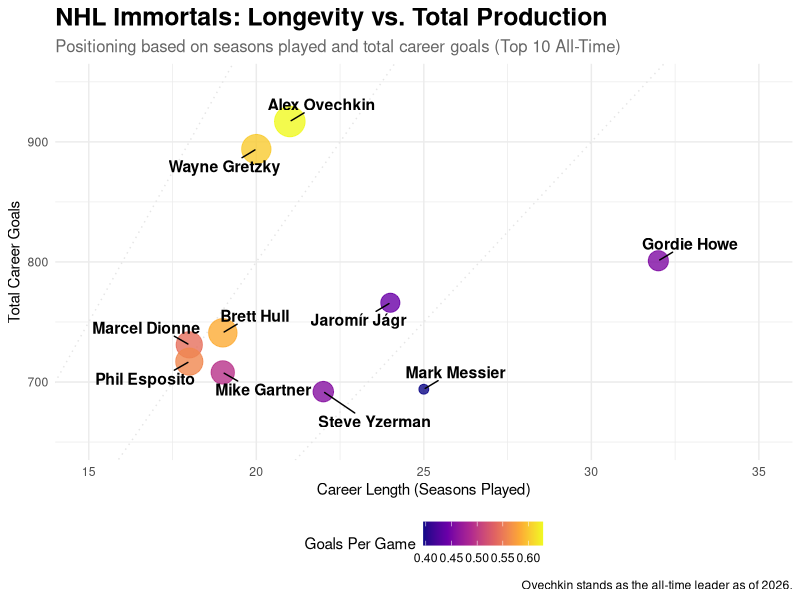
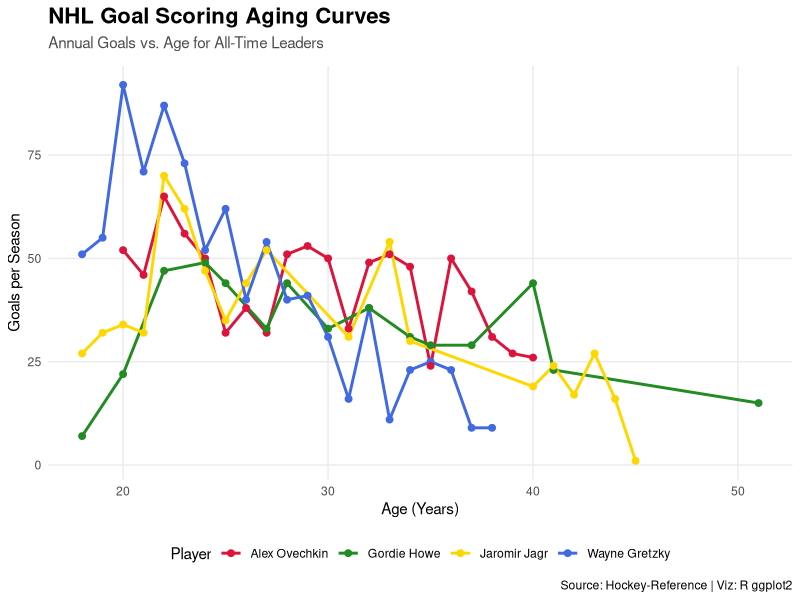

Recreate these plots in R, in order.
## ---- chunk 1
#| message: false
#| warning: false
# 1. Load libraries (ensure they are installed)
library(dplyr)
library(ggplot2)
library(ggrepel)
library(viridis)

# 2. Hard-coded dataset for 2026
hockey_legends <- data.frame(
  player = c("Alex Ovechkin", "Wayne Gretzky", "Gordie Howe", "Jaromír Jágr", 
             "Brett Hull", "Marcel Dionne", "Phil Esposito", "Mike Gartner", 
             "Mark Messier", "Steve Yzerman"),
  goals  = c(917, 894, 801, 766, 741, 731, 717, 708, 694, 692),
  years  = c(21, 20, 32, 24, 19, 18, 18, 19, 25, 22),
  gp     = c(1460, 1487, 1767, 1733, 1269, 1348, 1282, 1432, 1756, 1514)
)

# 3. Calculate metrics using classic dplyr syntax
hockey_legends <- mutate(hockey_legends, goals_per_game = goals / gp)

# 4. Generate the beautiful graph
ggplot(hockey_legends, aes(x = years, y = goals)) +
  # Add background efficiency lines (30, 40, 50 goals per season)
  geom_abline(intercept = 0, slope = c(30, 40, 50), color = "grey90", linetype = "dotted") +
  # Points with plasma color scale
  geom_point(aes(size = goals_per_game, color = goals_per_game), alpha = 0.8) +
  # Non-overlapping labels
  geom_text_repel(aes(label = player), 
                  size = 4, 
                  fontface = "bold",
                  box.padding = 0.5) +
  # Visual styling
  scale_color_viridis_c(option = "plasma", name = "Goals Per Game") +
  scale_size_continuous(range = c(3, 10), guide = "none") +
  scale_x_continuous(limits = c(15, 35), breaks = seq(15, 35, 5)) +
  scale_y_continuous(limits = c(650, 950)) +
  theme_minimal() +
  labs(
    title = "NHL Immortals: Longevity vs. Total Production",
    subtitle = "Positioning based on seasons played and total career goals (Top 10 All-Time)",
    x = "Career Length (Seasons Played)",
    y = "Total Career Goals",
    caption = "Ovechkin stands as the all-time leader as of 2026."
  ) +
  theme(
    plot.title = element_text(face = "bold", size = 18),
    plot.subtitle = element_text(size = 12, color = "grey40"),
    legend.position = "bottom"
  )
## ---- chunk 2
# R Code for NHL Goal Scoring Aging Curves
library(ggplot2)
library(dplyr)

# 1. Manually Build the Dataset
gretzky <- data.frame(
  Age = 18:38,
  Goals = c(51, 55, 92, 71, 87, 73, 52, 62, 40, 54, 40, 41, 31, 16, 38, 11, 23, 25, 23, 9, 9),
  Player = "Wayne Gretzky"
)

ovechkin <- data.frame(
  Age = 20:40,
  Goals = c(52, 46, 65, 56, 50, 32, 38, 32, 51, 53, 50, 33, 49, 51, 48, 24, 50, 42, 31, 27, 26),
  Player = "Alex Ovechkin"
)

howe <- data.frame(
  Age = c(18, 20, 22, 24, 25, 27, 28, 30, 32, 34, 35, 37, 40, 41, 51),
  Goals = c(7, 22, 47, 49, 44, 33, 44, 33, 38, 31, 29, 29, 44, 23, 15),
  Player = "Gordie Howe"
)

jagr <- data.frame(
  Age = c(18, 19, 20, 21, 22, 23, 24, 25, 26, 27, 31, 33, 34, 40, 41, 42, 43, 44, 45),
  Goals = c(27, 32, 34, 32, 70, 62, 47, 35, 44, 52, 31, 54, 30, 19, 24, 17, 27, 16, 1),
  Player = "Jaromir Jagr"
)

# Combine datasets
all_data <- rbind(gretzky, ovechkin, howe, jagr)

# 2. Create the Plot
ggplot(all_data, aes(x = Age, y = Goals, color = Player, group = Player)) +
  geom_line(linewidth = 1) +
  geom_point(size = 2) +
  theme_minimal() +
  # Use high-contrast colors
  scale_color_manual(values = c(
    "Wayne Gretzky" = "#4169E1", 
    "Alex Ovechkin" = "#DC143C", 
    "Gordie Howe" = "#228B22", 
    "Jaromir Jagr" = "#FFD700"
  )) +
  labs(
    title = "NHL Goal Scoring Aging Curves",
    subtitle = "Annual Goals vs. Age for All-Time Leaders",
    x = "Age (Years)",
    y = "Goals per Season",
    caption = "Source: Hockey-Reference | Viz: R ggplot2"
  ) +
  theme(
    plot.title = element_text(face = "bold", size = 16),
    plot.subtitle = element_text(color = "grey30", margin = margin(b = 10)),
    legend.position = "bottom",
    panel.grid.minor = element_blank()
  )
